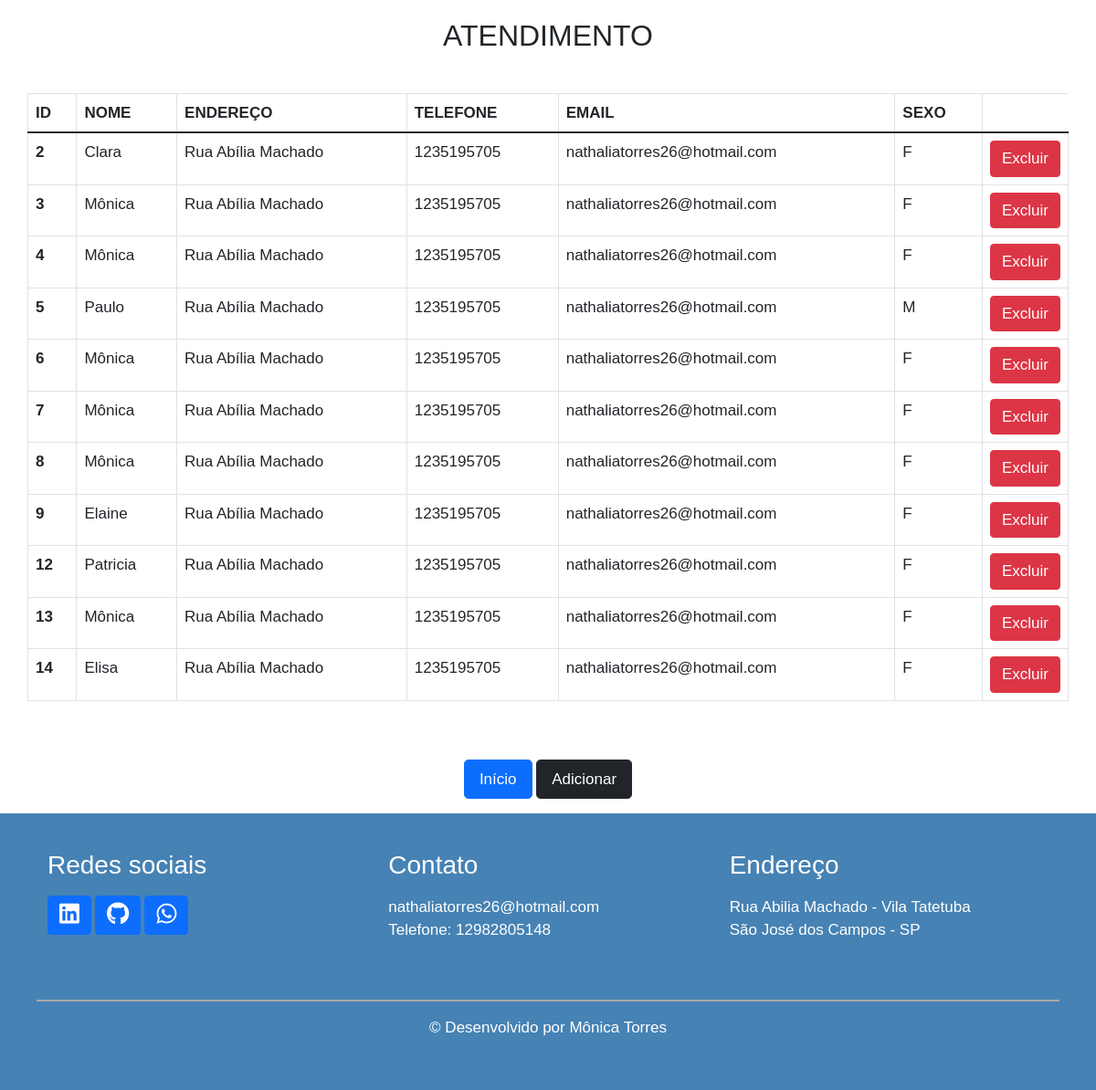
The page /index_atendimento.php on the database its author committed.
### tables this page shows
CREATE TABLE `atendimentomedico` (
  `id` int(11) NOT NULL,
  `nome` varchar(50) DEFAULT NULL,
  `endereco` varchar(150) DEFAULT NULL,
  `email` varchar(70) DEFAULT NULL,
  `sexo` varchar(25) DEFAULT NULL,
  `telefone` varchar(14) DEFAULT NULL
);

### index_atendimento.php (the view, shortened to what this page needs)
<!DOCTYPE html>
<html lang="pt-br">
<head>
    <link rel="stylesheet" href="assets/css/bootstrap.min.css">
    <link rel="stylesheet" href="./assets/css/style.css">
    <link rel="stylesheet" href="https://pro.fontawesome.com/releases/v5.10.0/css/all.css" />
</head>
<body>
    <section class="home-aten">
        <div class="container">
            <div class="jumbotron">
                <div class="row">
                    <h2>Atendimento</h2>
                </div>
            </div>
            <div class="row">
                <table class="table table-bordered table-hover">
                    <thead>
                        <tr>
                            <th scope="col">Id</th>
                            <th scope="col">Nome</th>
                            <th scope="col">Endereço</th>
                            <th scope="col">Telefone</th>
                            <th scope="col">email</th>
                            <th scope="col">sexo</th>
                        </tr>
                    </thead>
                    <tbody>
                        <?php
                        $pdo = Banco::conectar();
                        $sql = 'SELECT * FROM atendimentomedico ORDER BY id ASC';
                        foreach ($pdo->query($sql) as $row) {
                            echo '<tr>';
                            echo '<th scope="row">' . $row['id'] . '</th>';
                            echo '<td>' . $row['nome'] . '</td>';
                            echo '<td>' . $row['endereco'] . '</td>';
                            echo '<td>' . $row['telefone'] . '</td>';
                            echo '<td>' . $row['email'] . '</td>';
                            echo '<td>' . $row['sexo'] . '</td>';
                            echo '<td width=10>';
                            echo '<a class="btn btn-danger" href="tables/atendimento/delete_atendimento.php?id=' . $row['id'] . '">Excluir</a>';
                            echo '</td>';
                            echo '</tr>';
                        }
                        ?>
                    </tbody>
                </table>
            </div>
            <div class="row mt-5 text-center">
                <div class="col-md-12">
                    <p>
                        <a href="index.php" class="btn btn-lg btn-primary">Início</a>
                        <a href="tables/atendimento/create_atendimento.php" class="btn btn-lg btn-dark">Adicionar</a>
                    </p>
                </div>
            </div>
        </div>
    </section>
    <?php include("footer.php"); ?>
</body>
</html>

### footer.php
<section class="footer">
  <div class="container">
    <div class="row">
      <div class="col-md-4">
        <h3 class="pb-2">Redes sociais</h3>
        <a class="btn btn-primary" href="https://www.linkedin.com/in/m%C3%B4nica-torres-198875149" role="button"><i class="fab fa-linkedin"></i></a>
        <a class="btn btn-primary" href="https://github.com/Monica261" role="button"><i class="fab fa-github"></i></a>
        <a class="btn btn-primary" href="https://api.whatsapp.com/send?phone=5512982805148" role="button"><i class="fab fa-whatsapp"></i></a>
      </div>
      <div class="col-md-4">
        <h3 class="pb-2">Contato</h3>
        <a href="mailto:nathaliatorres26@hotmail.com">nathaliatorres26@hotmail.com</a>
        <p>Telefone: 12982805148</p>
      </div>
      <div class="col-md-4">
        <h3 class="pb-2">Endereço</h3>
        <p>
          Rua Abilia Machado - Vila Tatetuba<br />
          São José dos Campos - SP
        </p>
      </div>
    </div>
    <div class="row mt-5 copy">
      <div class="col-md-12 text-center">
        <a href="mailto:nathaliatorres26#hotmail.com">
          <p class="mt-3">
            &copy; Desenvolvido por Mônica Torres
          </p>
        </a>
      </div>
    </div>
  </div>
</section>

### assets/css/style.css (style rules this page uses)
p, a, input, th, td { font-size: 17px!important; font-family: 'Montserrat', sans-serif; text-decoration: none; line-height: 25px; }
h1, h2, h3, h4, h5, h6 { font-family: 'Montserrat', sans-serif; font-weight: 500; }
.btn { font-family: 'Montserrat', sans-serif!important; }
h2, th { text-transform: uppercase; }
i { color: #fff!important; font-size: 25px!important; }
.footer { background: #4682B4; padding: 40px; }
.footer h3, .footer a, .footer p { color: #fff; }
.copy { border-top: 2px solid #A9A9A9; }
.home-aten h2, .home-bene h2, .home-espe h2, .home-local h2, .home-med h2, .home-pro h2 { text-align: center; margin: 20px 0; }

### rows shown on the page
atendimentomedico: id "2", nome "Clara", endereco "Rua Abília Machado", telefone "1235195705", email "nathaliatorres26@hotmail.com", sexo "F"
atendimentomedico: id "3", nome "Mônica", endereco "Rua Abília Machado", telefone "1235195705", email "nathaliatorres26@hotmail.com", sexo "F"
atendimentomedico: id "4", nome "Mônica", endereco "Rua Abília Machado", telefone "1235195705", email "nathaliatorres26@hotmail.com", sexo "F"
atendimentomedico: id "5", nome "Paulo", endereco "Rua Abília Machado", telefone "1235195705", email "nathaliatorres26@hotmail.com", sexo "M"
atendimentomedico: id "6", nome "Mônica", endereco "Rua Abília Machado", telefone "1235195705", email "nathaliatorres26@hotmail.com", sexo "F"
atendimentomedico: id "7", nome "Mônica", endereco "Rua Abília Machado", telefone "1235195705", email "nathaliatorres26@hotmail.com", sexo "F"
atendimentomedico: id "8", nome "Mônica", endereco "Rua Abília Machado", telefone "1235195705", email "nathaliatorres26@hotmail.com", sexo "F"
atendimentomedico: id "9", nome "Elaine", endereco "Rua Abília Machado", telefone "1235195705", email "nathaliatorres26@hotmail.com", sexo "F"
atendimentomedico: id "12", nome "Patricia", endereco "Rua Abília Machado", telefone "1235195705", email "nathaliatorres26@hotmail.com", sexo "F"
atendimentomedico: id "13", nome "Mônica", endereco "Rua Abília Machado", telefone "1235195705", email "nathaliatorres26@hotmail.com", sexo "F"
atendimentomedico: id "14", nome "Elisa", endereco "Rua Abília Machado", telefone "1235195705", email "nathaliatorres26@hotmail.com", sexo "F"
